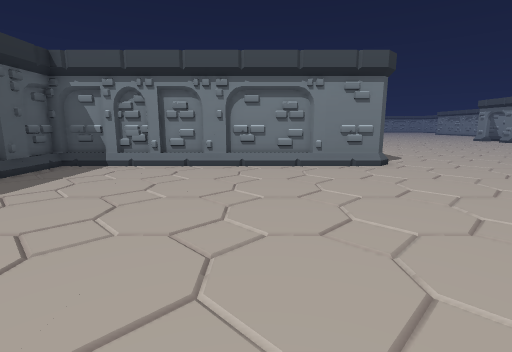
[1] (above)

18 first-person views from a walk through a level from a Godot 3-D game. The camera is 1.4 m above the floor, tilts 10° down and sees 85° across. The floor is counted in squares, 1 m on a side. Each view is taken from the middle of a square. On the plan, view 1 faces up. The plan holds only what a view shows up to about 14 squares ahead; the rest is blank. The place goes on beyond the plan.

[2]
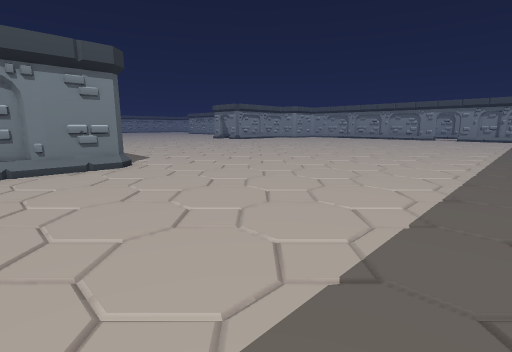

[3]
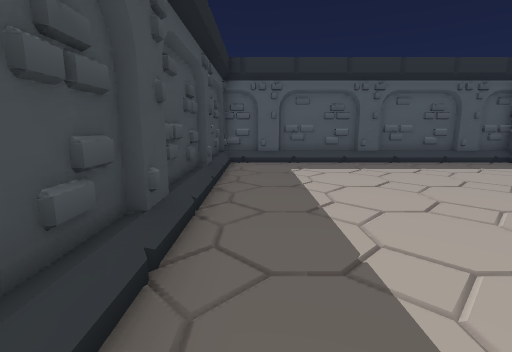

[4]
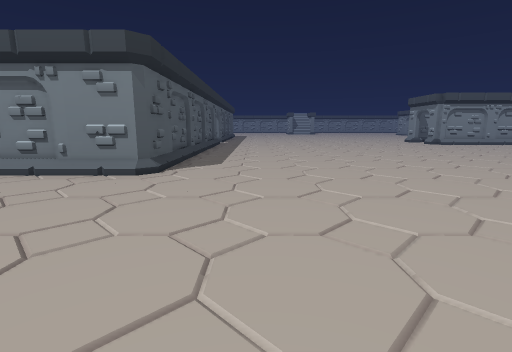

[5]
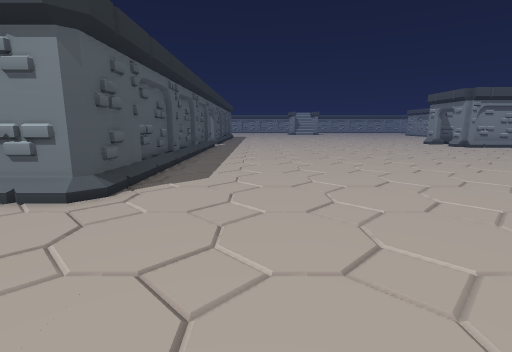

[6]
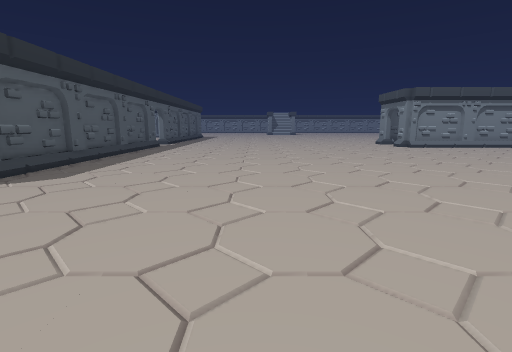

[7]
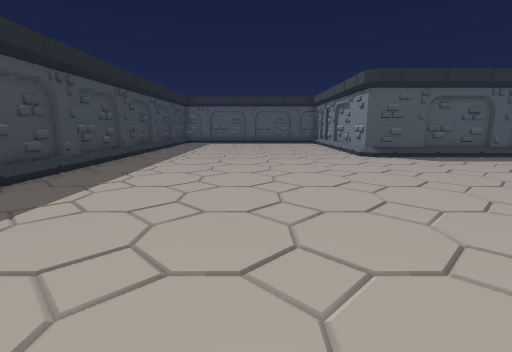

[8]
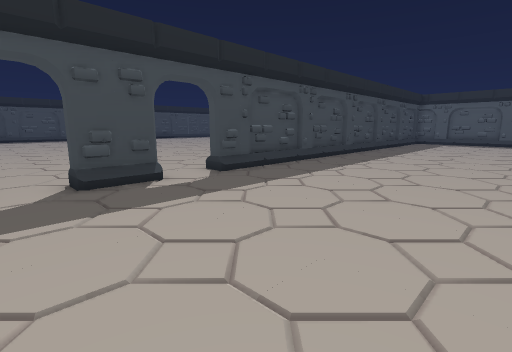

[9]
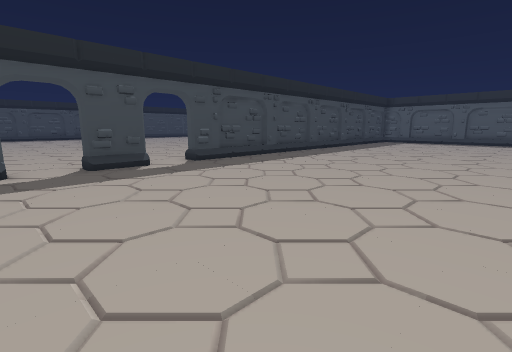

[10]
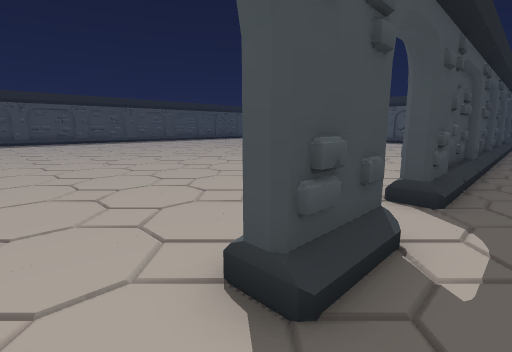

[11]
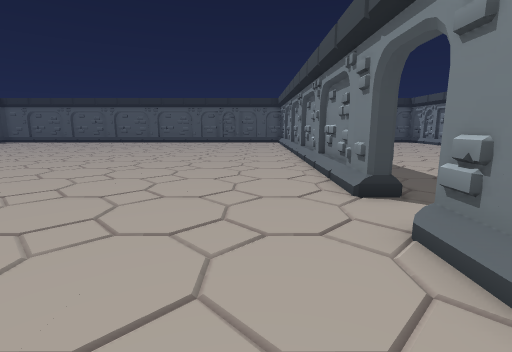

[12]
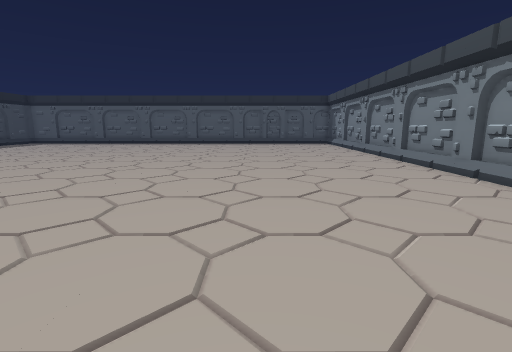

[13]
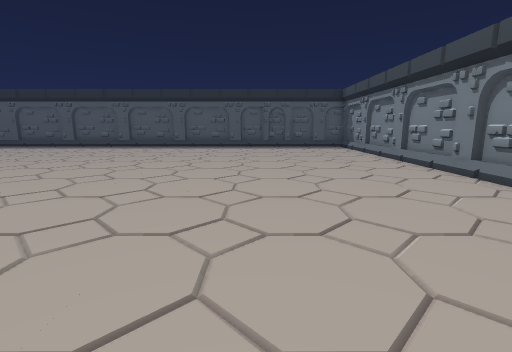

[14]
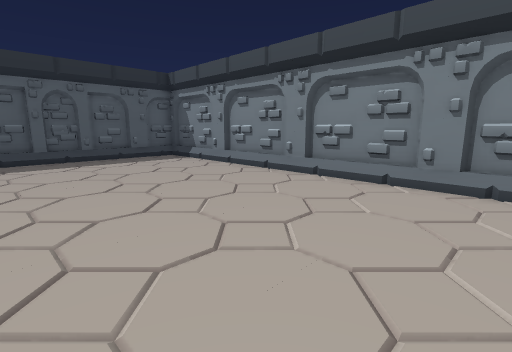

[15]
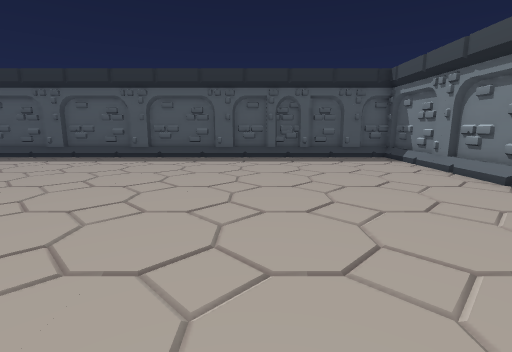

[16]
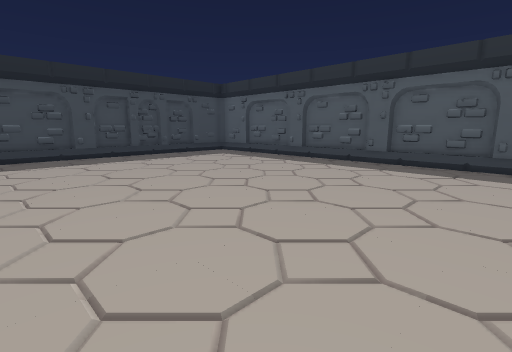

[17]
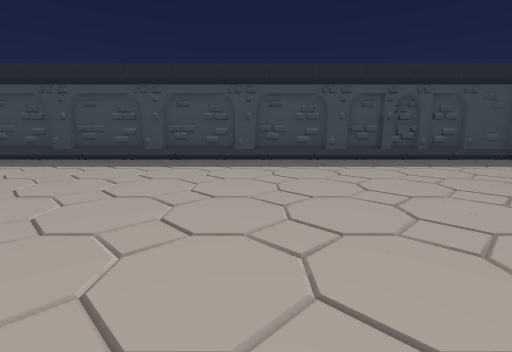

[18]
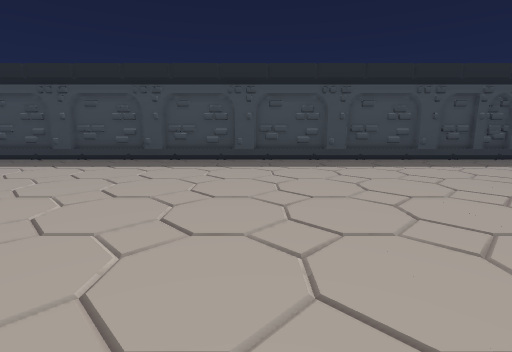

### Floor plan
Key: @ floor where view 1 was taken; # wall or solid block; . floor; / step, stairs or slope.
Columns run from 8 left of view 1 to 20 right of it. Each row starts with its distance up from view 1.
 19              #...............
 18              #...............
 17              #...............
 16              #...............
 15              #...............
 14              #...............
 13              #...............
 12              #..............
 11 ##############.............
 10 #//////////##.............
  9 #/......................... .
  8 #/..........................
  7 #/...........................
  6 #/...........................
  5 #/...........................
  4 #/...........................
  3 #/...........................
  2 #/...........................
  1 #/...........................
  0 #/......@....................
 -1 ######################..##..#
 -2 #/////////////////////..##..
 -3 #/..........................
 -4 #/..........................
 -5 #/..........................
 -6 #/..........................
 -7 #/..........................
 -8 #/..........................
 -9 #/..........................
-10 #/..........................
-11 #/..........................
-12 #/.........................
-13 #/.........................
-14 #/.................. ......
-15 #/.................   .....
-16 #/................     ....
-17 #/.................     ...
-18 #/..................     ..
-19 #/...................
-20 #/....................
-21 #/.....................
-22 #/......................
-23   .......................
-24    ......................
-25    .......................
-26   .........................
-27  ##/////////////////////////
-28   ##########################

Where each view was taken, in squares from view 1:
view 1: 0 up, 0 right, facing up
view 2: 0 up, 1 right, facing up-right
view 3: 0 up, 4 right, facing left
view 4: 2 up, 8 right, facing up
view 5: 5 up, 8 right, facing up
view 6: 5 up, 12 right, facing up
view 7: 5 up, 18 right, facing left
view 8: 6 up, 19 right, facing down-left
view 9: 9 up, 20 right, facing down-left
view 10: 0 up, 19 right, facing down-left
view 11: 4 down, 19 right, facing left
view 12: 8 down, 17 right, facing left
view 13: 8 down, 13 right, facing left
view 14: 9 down, 6 right, facing up-left
view 15: 8 down, 6 right, facing left
view 16: 13 down, 4 right, facing down-left
view 17: 15 down, 4 right, facing down
view 18: 15 down, 8 right, facing down
